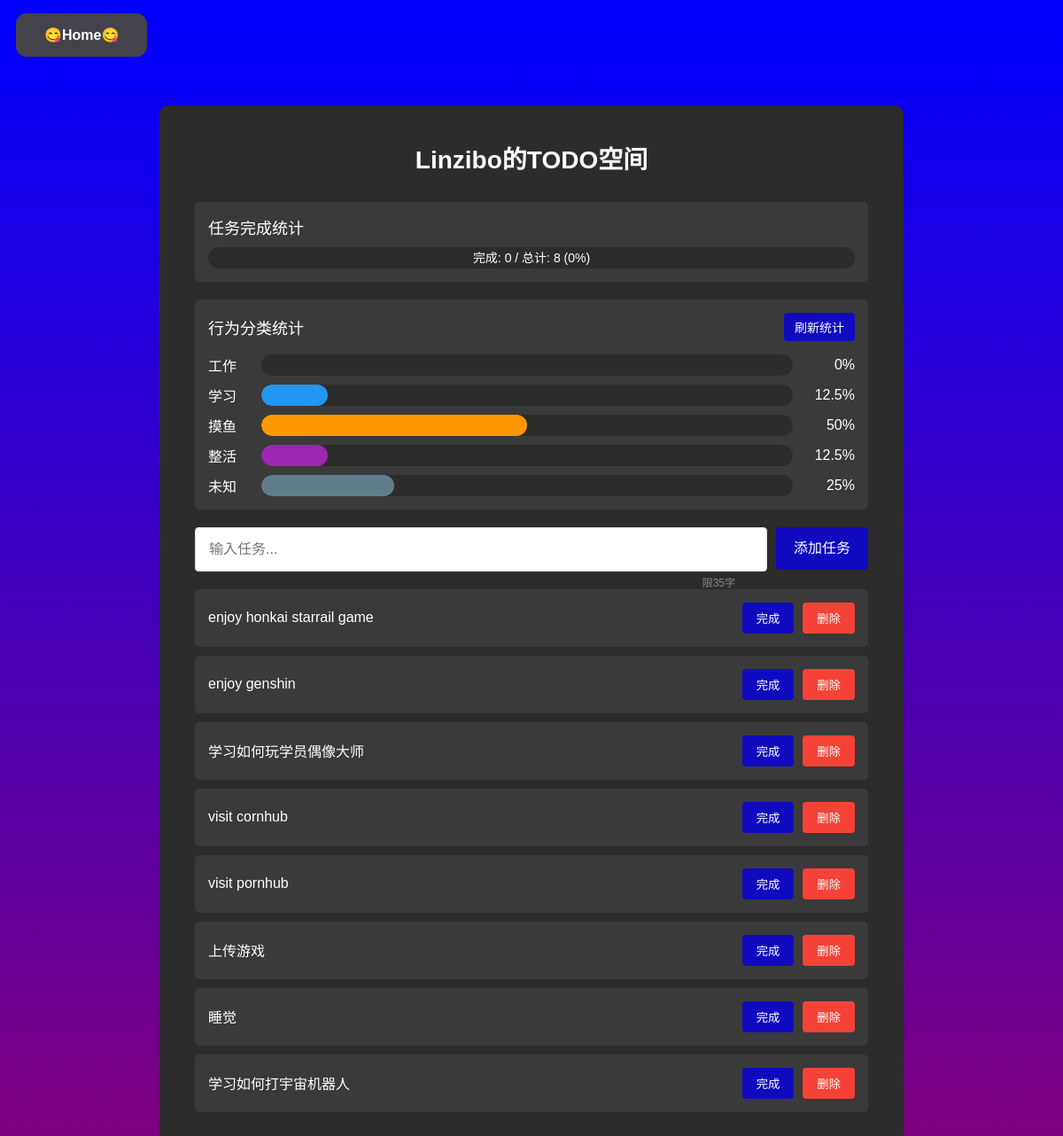
The page /todo (signed in) on the database its author committed.
### app.py (models this page shows)
class Todo(db.Model):
    id = db.Column(db.Integer, primary_key=True)
    content = db.Column(db.String(200), nullable=False)
    completed = db.Column(db.Boolean, default=False)
    user_id = db.Column(db.Integer, db.ForeignKey('user.id'), nullable=False)
    behavior_type = db.Column(db.String(20), nullable=True)

### app.py (the view)
@app.route('/todo')
@login_required
def todo():
    login_status = session.get('login_status', False)
    username = current_user.username if login_status else ''
    title = f'{username}的TODO空间' if login_status else '请先登录'
    todos = Todo.query.filter_by(user_id=current_user.id).all()
    return render_template('todo.html', title=title, todos=todos)

### app.py (called while the page is built)
@login_manager.user_loader
def load_user(user_id):
    return User.query.get(int(user_id))

### templates/todo.html (shortened to what this page needs)
<!DOCTYPE html>
<html lang="en">
<head>
    <link rel="stylesheet" href="{{ url_for('static', filename='styles.css') }}">
</head>
<body>
    <a href="{{ url_for('index')}}" class="no-underline" style="margin-top: 50px;">
        <button class="button-top">😋Home😋</button>
    </a><br>
    <div class="todo-container">
        <h1 class="page-title">{{ title }}</h1>
        <div class="stats-container">
            <div class="stats-title">任务完成统计</div>
            <div class="stats-bar">
                <div class="stats-text">完成: 0 / 总计: 0 (0%)</div>
            </div>
        </div>
        <div class="behavior-stats-container">
            <div class="behavior-title">
                <span>行为分类统计</span>
                <button onclick="updateBehaviorStats()" class="refresh-button">刷新统计</button>
            </div>
            <div class="behavior-chart">
                <div class="behavior-item">
                    <span class="behavior-label">工作</span>
                    <div class="behavior-bar">
                    </div>
                    <span class="behavior-value">0%</span>
                </div>
                <div class="behavior-item">
                    <span class="behavior-label">学习</span>
                    <div class="behavior-bar">
                        <div class="behavior-progress behavior-study" style="width: 0%"></div>
                    </div>
                    <span class="behavior-value">0%</span>
                </div>
                <div class="behavior-item">
                    <span class="behavior-label">摸鱼</span>
                    <div class="behavior-bar">
                        <div class="behavior-progress behavior-relax" style="width: 0%"></div>
                    </div>
                    <span class="behavior-value">0%</span>
                </div>
                <div class="behavior-item">
                    <span class="behavior-label">整活</span>
                    <div class="behavior-bar">
                        <div class="behavior-progress behavior-fun" style="width: 0%"></div>
                    </div>
                    <span class="behavior-value">0%</span>
                </div>
                <div class="behavior-item">
                    <span class="behavior-label">未知</span>
                    <div class="behavior-bar">
                        <div class="behavior-progress behavior-unknown" style="width: 0%"></div>
                    </div>
                    <span class="behavior-value">0%</span>
                </div>
            </div>
        </div>
        <div class="input-group">
            <input type="text" id="task-input" placeholder="输入任务..." required maxlength="50">
            <span class="char-counter">限35字</span>
            <button onclick="addTask()" class="button-add">添加任务</button>
        </div>
        <ul id="task-list" style="list-style: none; padding: 0;">
            {% for todo in todos %}
            <li data-id="{{ todo.id }}" class="todo-item {% if todo.completed %}completed{% endif %}">
                <span class="todo-content">{{ todo.content }}</span>
                <div class="todo-buttons">
                    <button onclick="toggleTodo('{{ todo.id }}')" class="button-complete">{% if todo.completed %}取消完成{% else %}完成{% endif %}</button>
                    <button onclick="deleteTodo('{{ todo.id }}')" class="button-delete">删除</button>
                </div>
            </li>
            {% endfor %}
        </ul>
    </div>
</body>
</html>

### static/styles.css (style rules this page uses)
body, html { height: 100%; margin:0 }
body { background-image: linear-gradient(to bottom, blue, purple); background-attachment: fixed; font-family: Arial, sans-serif; }
a.no-underline { text-decoration: none; }
.button-top { font-weight: 600; display: inline-block; background-color: #44424a; border: none; color: white; padding: 15px 32px; text-align: center; font-size: 16px; margin: 15px 18px; cursor: pointer; border-radius: 12px; transition: background-color 0.5s,transform 0.5s; animation: popout-detailed-button 1s ease-out; }
input { margin-bottom: 15px; padding: 10px; border: 1px solid #ccc; border-radius: 4px; }
button { padding: 10px; background-color: #5cb85c; color: white; border: none; border-radius: 4px; cursor: pointer; }
a { color: #5cb85c; text-decoration: none; }

### templates/todo.html (style rules this page uses)
.todo-container { max-width: 800px; margin: 40px auto; background-color: #2c2c2c; border-radius: 10px; padding: 20px; box-shadow: 0 2px 10px rgba(0, 0, 0, 0.1); }
.input-group { display: flex; align-items: stretch; gap: 10px; margin: 20px; position: relative; }
.input-group input { flex: 1; padding: 12px 15px; border: 1px solid #ddd; border-radius: 4px; font-size: 16px; background-color: #fff; line-height: 1.5; margin: 0; }
.char-counter { position: absolute; right: 150px; bottom: -20px; font-size: 12px; color: #888; }
.button-add { background-color: #110bc0; color: white; padding: 12px 20px; border: none; border-radius: 4px; cursor: pointer; transition: all 0.3s ease; font-size: 16px; line-height: 1.5; margin: 0; height: 100%; display: flex; align-items: center; justify-content: center; }
.button-complete { background-color: #110bc0; color: white; padding: 8px 16px; border: none; border-radius: 4px; cursor: pointer; transition: background-color 0.3s; }
.button-delete { background-color: #f44336; color: white; padding: 8px 16px; border: none; border-radius: 4px; cursor: pointer; transition: background-color 0.3s; }
.todo-item { display: flex; justify-content: space-between; align-items: center; padding: 15px; margin: 10px 20px; background-color: #3a3a3a; border-radius: 5px; transition: background-color 0.3s; }
.todo-buttons { display: flex; gap: 10px; }
.todo-content { color: #fff; flex-grow: 1; margin-right: 10px; font-size: 16px; }
.page-title { color: #fff; text-align: center; margin-bottom: 30px; font-size: 28px; }
.stats-container { background-color: #3a3a3a; border-radius: 5px; padding: 15px; margin: 20px; color: #fff; }
.stats-title { font-size: 18px; margin-bottom: 10px; color: #fff; }
.stats-bar { height: 24px; background-color: #2c2c2c; border-radius: 12px; overflow: hidden; position: relative; margin-top: 10px; }
.stats-text { position: absolute; width: 100%; text-align: center; color: #fff; font-size: 14px; line-height: 24px; z-index: 1; }
.behavior-stats-container { background-color: #3a3a3a; border-radius: 5px; padding: 15px; margin: 20px; color: #fff; }
.behavior-title { font-size: 18px; margin-bottom: 15px; color: #fff; display: flex; justify-content: space-between; align-items: center; }
.behavior-chart { display: flex; flex-direction: column; gap: 10px; }
.behavior-item { display: flex; align-items: center; gap: 10px; }
.behavior-bar { flex-grow: 1; height: 24px; background-color: #2c2c2c; border-radius: 12px; overflow: hidden; position: relative; }
.behavior-progress { height: 100%; transition: width 0.3s ease; border-radius: 12px; }
.behavior-label { min-width: 50px; }
.behavior-value { min-width: 60px; text-align: right; }
.behavior-study { background-color: #2196F3; }
.behavior-relax { background-color: #FF9800; }
.behavior-fun { background-color: #9C27B0; }
.behavior-unknown { background-color: #607D8B; }
.refresh-button { background-color: #110bc0; color: white; padding: 6px 12px; border: none; border-radius: 4px; cursor: pointer; transition: all 0.3s ease; font-size: 14px; }

### rows shown on the page
Todo: content "enjoy honkai starrail game", completed "完成"
Todo: content "enjoy genshin", completed "完成"
Todo: content "学习如何玩学员偶像大师", completed "完成"
Todo: content "visit cornhub", completed "完成"
Todo: content "visit pornhub", completed "完成"
Todo: content "上传游戏", completed "完成"
Todo: content "睡觉", completed "完成"
Todo: content "学习如何打宇宙机器人", completed "完成"

### other values the page prints
{{ title }} "Linzibo的TODO空间"
